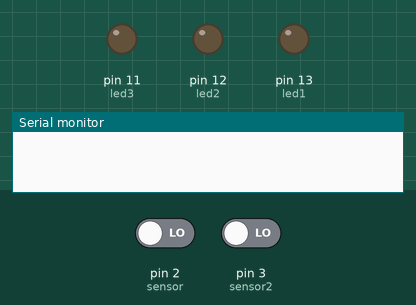
Recording of a sketch running on a simulated Arduino Uno, built with avr-gcc and run on an emulated ATmega328P. Parts: output pins drawn as LEDs (lit = HIGH), the last lines printed to the serial monitor. Inputs (shaded band) come from the test bench; at power-on: pin 2 (sensor) LOW, pin 3 (sensor2) LOW.

Above: at 1.2 s.
1.3 s: pin 2 (sensor) driven HIGH
At 2.1 s:
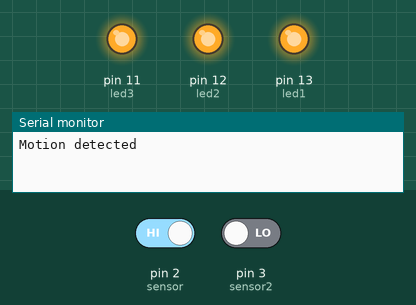
4.3 s: pin 2 (sensor) driven LOW
At 5.5 s:
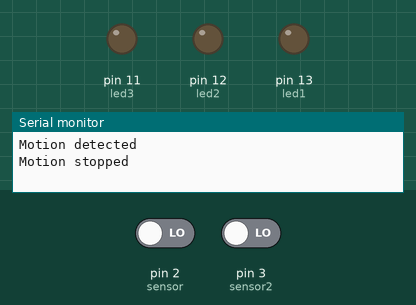
Timing chart, 0 to 7.3 s (numbered marks = the images above; inputs shaded):
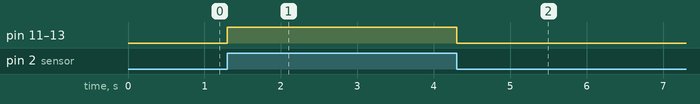

Measured:
- after the input at 1.3 s, pin 11 (led3), pin 12 (led2), pin 13 (led1): LOW → HIGH at once
- after the input at 4.3 s, pin 11 (led3), pin 12 (led2), pin 13 (led1): HIGH → LOW at once

The sketch:

Task1.3C.ino
```cpp
const int led1 = 13;
const int led2 = 12;
const int led3 = 11;
const int sensor = 2;
const int sensor2 = 3;

void setup() {
  Serial.begin(9600);
  pinMode(led1, OUTPUT);
  pinMode(led2, OUTPUT);
  pinMode(led3, OUTPUT);
  pinMode(sensor, INPUT);
  attachInterrupt(digitalPinToInterrupt(sensor), detectMotion, CHANGE);
  attachInterrupt(digitalPinToInterrupt(sensor2), detectTilt, CHANGE);
}

void loop() {
  delay(200);
}

void detectMotion() {
  int state = digitalRead(sensor);
  if (state == HIGH) {
    Serial.println("Motion detected");
    digitalWrite(led1, HIGH);
    digitalWrite(led2, HIGH);
    digitalWrite(led3, HIGH);
  } else {
    Serial.println("Motion stopped");
    digitalWrite(led1, LOW);
    digitalWrite(led2, LOW);
    digitalWrite(led3, LOW);
  }
}

void detectTilt(){
  int state = digitalRead(sensor2);
  if (state == HIGH) {
    Serial.println("Tilt up");
    digitalWrite(led1, HIGH);
    digitalWrite(led2, HIGH);
    digitalWrite(led3, HIGH);
  } else {
    Serial.println("Tilt down");
    digitalWrite(led1, LOW);
    digitalWrite(led2, LOW);
    digitalWrite(led3, LOW);
  }
}
```
